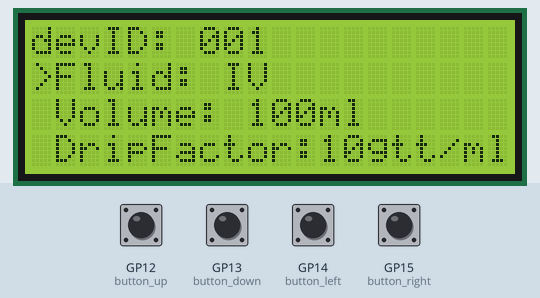
Bench run of a program on a simulated Raspberry Pi Pico running MicroPython. On the bench: 20×4 character LCD. The test bench sets the inputs (shaded band); at power-on: GP12 (button_up), GP13 (button_down), GP14 (button_left), GP15 (button_right) HIGH.

Above: at 1.3 s.
1.4 s: GP12 (button_up) pulled LOW for 1 s
At 1.63 s:
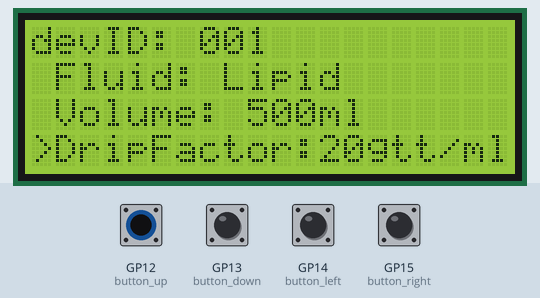
3.9 s: GP14 (button_left) pulled LOW for 1 s
At 4.06 s:
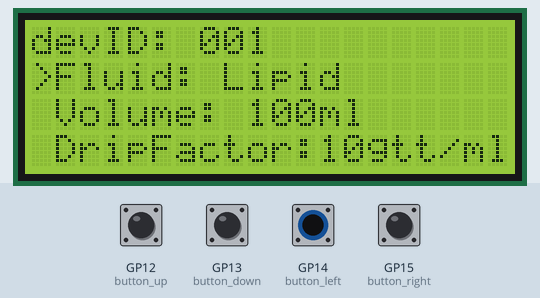
6.4 s: GP14 (button_left) pulled LOW for 0.15 s
8.0 s: GP13 (button_down) pulled LOW for 0.15 s
At 9.1 s:
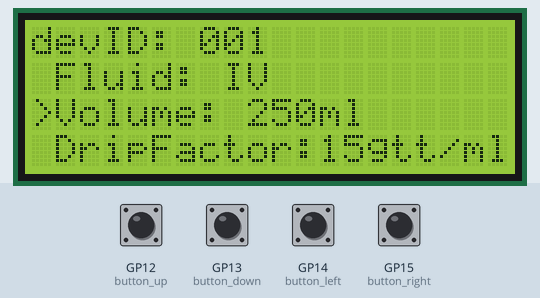
9.6 s: GP13 (button_down) pulled LOW for 1 s
At 9.87 s:
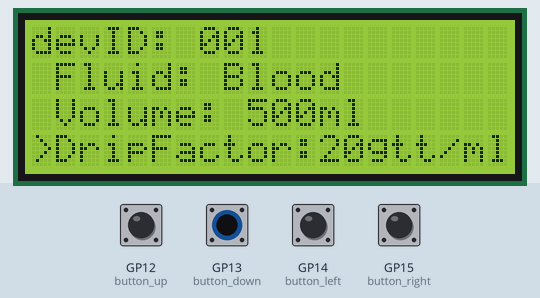
12.1 s: GP15 (button_right) pulled LOW for 0.15 s
At 13.3 s:
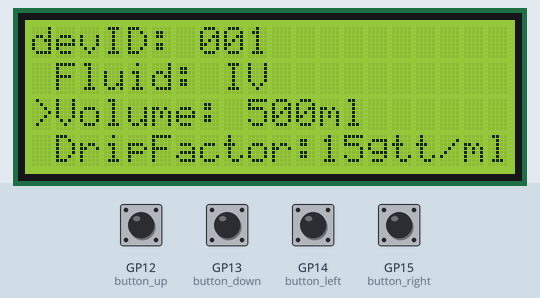
Timing chart, 0 to 14.7 s (numbered marks = the images above; inputs shaded):
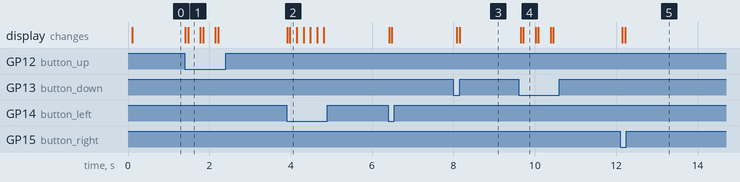

Measured:
- after the input at 1.4 s, the display: first changes at once (image 1 shows a later state)
- after the input at 3.9 s, the display: first changes at once (image 2 shows a later state)
- after the input at 8.0 s, the display: first changes after 0.09 s (image 3 shows a later state)
- after the input at 9.6 s, the display: first changes after 0.05 s (image 4 shows a later state)
- after the input at 12.1 s, the display: first changes after 0.05 s (image 5 shows a later state)

The program:

window1testing.py
```python
from machine import Pin, I2C
from pico_i2c_lcd import I2cLcd
from time import sleep

class ButtonLCDController:
    def __init__(self, lcd, button_up_pin, button_down_pin, button_left_pin, button_right_pin):
        self.lcd = lcd
        self.button_up = Pin(button_up_pin, Pin.IN, Pin.PULL_UP)
        self.button_down = Pin(button_down_pin, Pin.IN, Pin.PULL_UP)
        self.button_left = Pin(button_left_pin, Pin.IN, Pin.PULL_UP)
        self.button_right = Pin(button_right_pin, Pin.IN, Pin.PULL_UP)
        self.cursor = 0
        self.device_id = "001"
        self.fluid_options = ["IV", "Blood", "Lipid"]
        self.volume_options = ["100ml", "250ml", "500ml", "1000ml"]
        self.drip_factor_options = ["10", "15", "20", "60"]
        self.update_display()

    def update_display(self):
        self.lcd.clear()
        self.lcd.move_to(0, 0)
        self.lcd.putstr(f"devID: {self.device_id}")

        for i in range(3):
            self.lcd.move_to(0, i + 1)
            if self.cursor == i:
                self.lcd.putstr(f">{self.get_option(i)}")
            else:
                self.lcd.putstr(f" {self.get_option(i)}")

    def get_option(self, index):
        if index == 0:
            return f"Fluid: {self.fluid_options[self.cursor]}"
        elif index == 1:
            return f"Volume: {self.volume_options[self.cursor]}"
        elif index == 2:
            return f"DripFactor:{self.drip_factor_options[self.cursor]}gtt/ml"

    def check_buttons(self):
        if self.button_down.value() == 0:
            self.cursor = (self.cursor + 1) % 3
            self.update_display()
            sleep(0.2)

        elif self.button_up.value() == 0:
            self.cursor = (self.cursor - 1) % 3
            self.update_display()
            sleep(0.2)

        elif self.button_left.value() == 0:
            self.update_option(left=True)

        elif self.button_right.value() == 0:
            self.update_option(left=False)

    def update_option(self, left=True):
        if self.cursor == 0:
            options = self.fluid_options
        elif self.cursor == 1:
            options = self.volume_options
        elif self.cursor == 2:
            options = self.drip_factor_options

        if left:
            options.insert(0, options.pop())
        else:
            options.append(options.pop(0))

        self.update_display()

# Instantiate your LCD object
i2c = I2C(0, sda=Pin(0), scl=Pin(1))  # Adjust pins based on your actual connections
lcd = I2cLcd(i2c, 0x27, 4, 20)  # Adjust I2C address and LCD dimensions

# Define button pins
button_up_pin = 12  # Replace with the actual pin number
button_down_pin = 13  # Replace with the actual pin number
button_left_pin = 14  # Replace with the actual pin number
button_right_pin = 15  # Replace with the actual pin number

# Create the ButtonLCDController instance
controller = ButtonLCDController(lcd, button_up_pin, button_down_pin, button_left_pin, button_right_pin)

# Main loop to continuously check buttons
while True:
    controller.check_buttons()
    sleep(0.1)  # Add a short delay to avoid busy-waiting and reduce CPU usage
```
